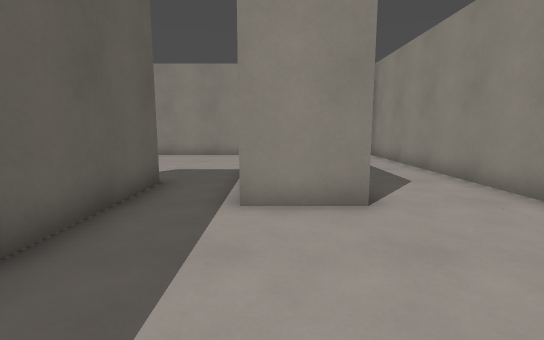
View 1 (above)

16 first-person views from a walk through a 3-D level made in the Godot game engine. The camera is 1.2 m above the floor, tilts 8° down and sees 85° across. The floor is counted in squares, 1 m on a side. Each view is taken from the middle of a square. On the plan, view 1 faces up. The plan holds only what a view shows up to about 13 squares ahead; the rest is blank. Surface patterns are stand-ins for the level's own textures.

View 2
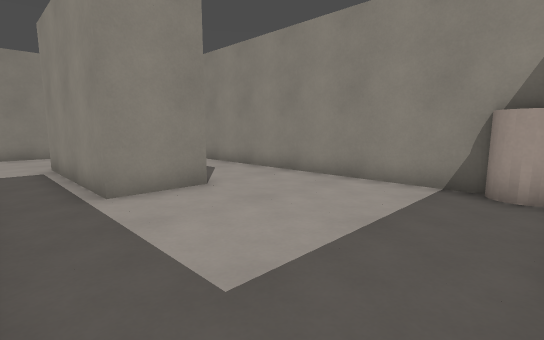

View 3
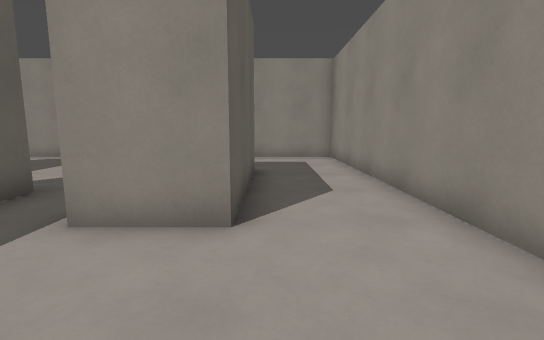

View 4
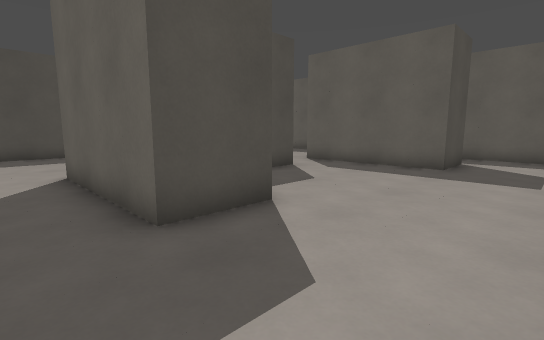

View 5
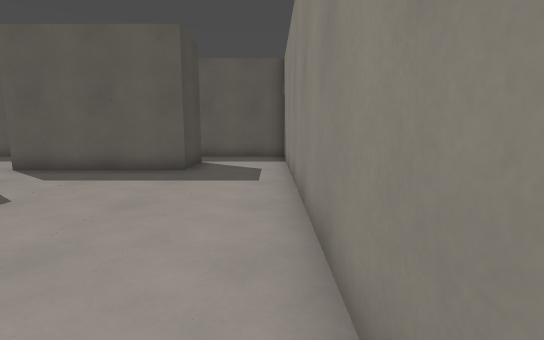

View 6
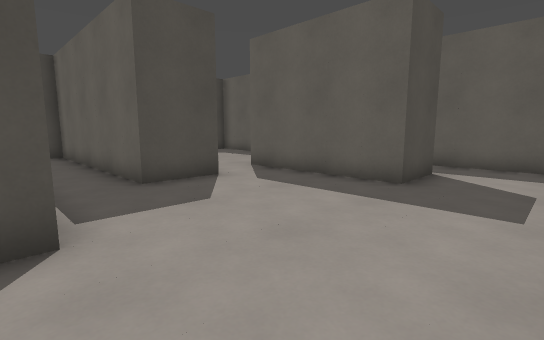

View 7
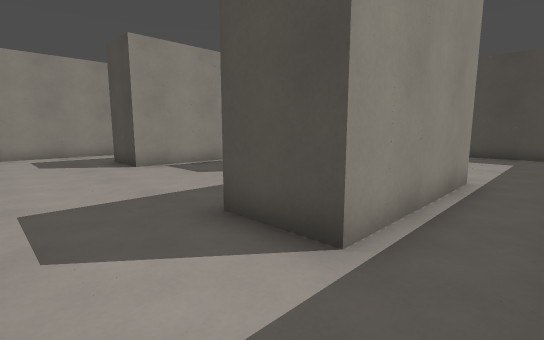

View 8
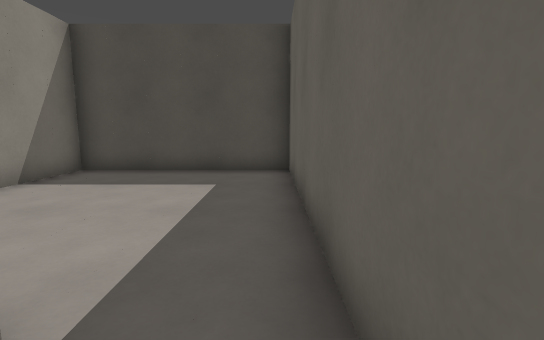

View 9
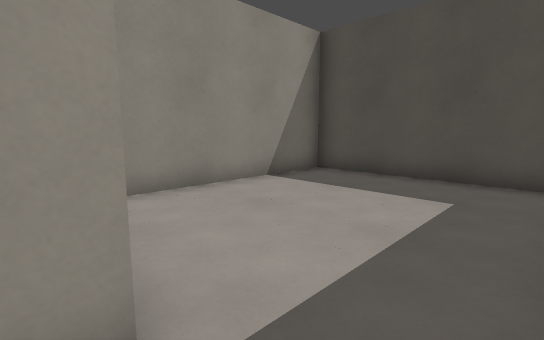

View 10
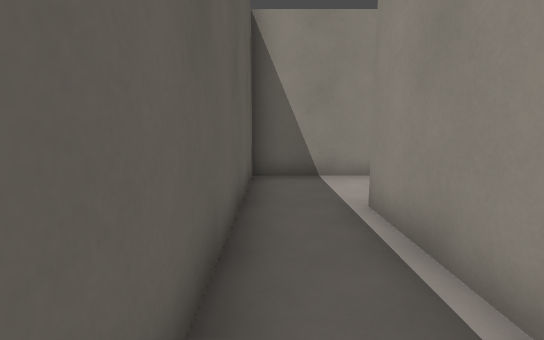

View 11
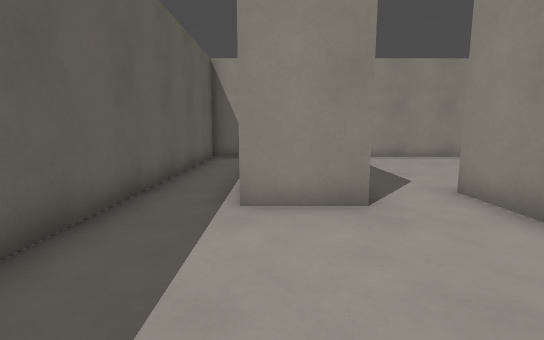

View 12
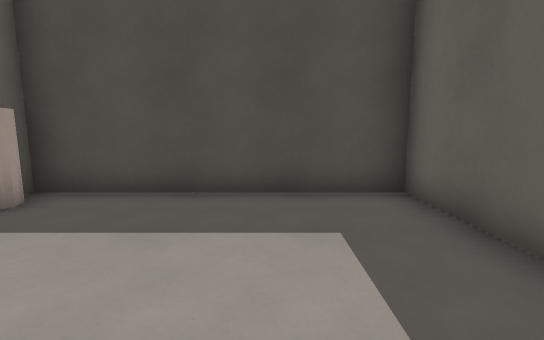

View 13
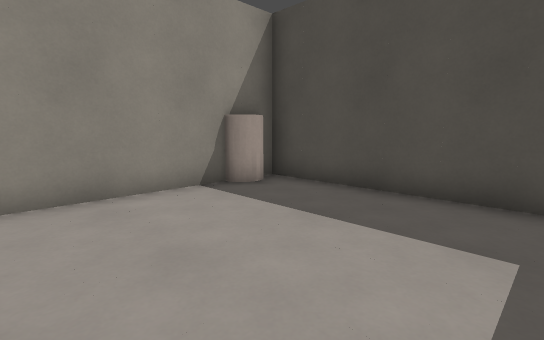

View 14
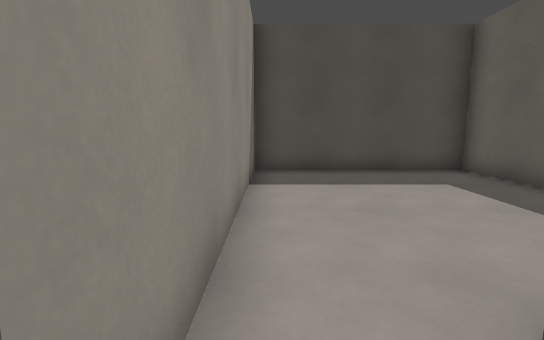

View 15
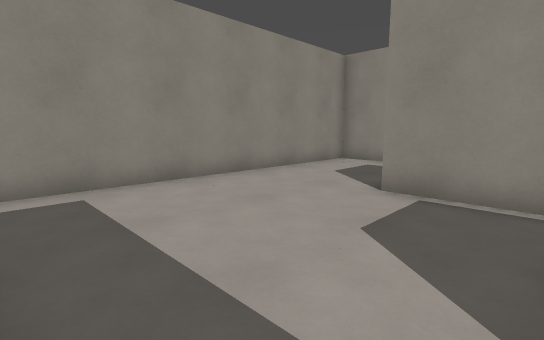

View 16
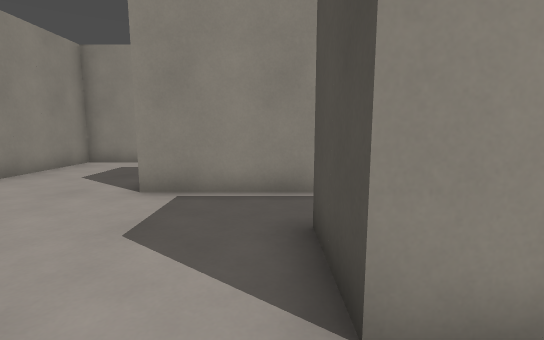

### Floor plan
Ten units are one square. View 1 is at (0, 0); x grows to the right and y downward. Boxes are objects, and circles mark ways between rooms. Rooms are numbered by the first view taken in them; rooms with no view inside come last. Other rooms are left out.
<svg viewBox="-110 -140 170 160">
<path fill="none" stroke="#000" d="M-45 -55 -45 -65 -25 -65 -25 15 45 15M-5 -45 -5 -95 15 -95 15 -45 -5 -45M-85 -55 -85 -105 -65 -105 -65 -55M45 6 45 -135 -105 -135 -105 -55M-65 -55 -85 -55M-105 -55 -105 15 -45 15 -45 -55"/>
<rect x="35" y="-5" width="20" height="20" fill="#bbb"><title>other object</title></rect>
<circle cx="-55" cy="-60" r="3" fill="#2a7"/>
<circle cx="-95" cy="-60" r="3" fill="#2a7"/>
<text x="-20" y="-70">1</text>
<text x="-80" y="-20">2</text>
</svg>
Room 1 opens to room 2.

Where each view was taken, in squares from view 1:
view 1: 0 up, 0 right, facing up
view 2: 1 down, 2 left, facing up-right
view 3: 1 up, 2 right, facing up
view 4: 13 up, 3 right, facing down-left
view 5: 13 up, 2 right, facing left
view 6: 13 up, 0 right, facing down-left
view 7: 13 up, 10 left, facing down-right
view 8: 7 up, 10 left, facing down
view 9: 6 up, 10 left, facing down-right
view 10: 6 up, 10 left, facing up
view 11: 1 up, 8 left, facing up
view 12: 4 up, 0 right, facing down
view 13: 4 up, 1 left, facing down-right
view 14: 7 up, 5 left, facing down
view 15: 7 up, 6 left, facing up-right
view 16: 7 up, 6 left, facing right
